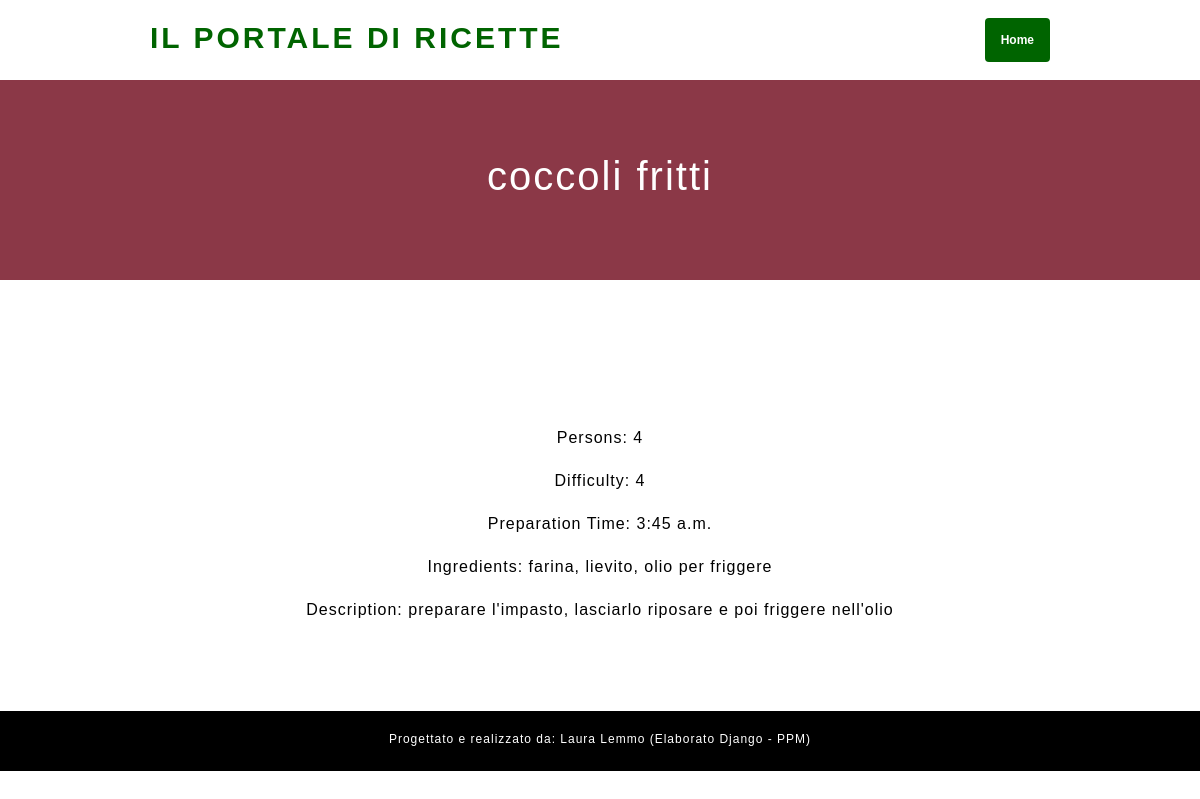
The app's page /recipe/5 with its own data.
### recipesharing/models.py (models this page shows)
class Recipe(models.Model):
    CHOICES = [
        ('APPETIZER', 'Antipasto'),
        ('FIRST', 'Primo'),
        ('SECOND', 'Secondo'),
        ('SIDE', 'Contorno'),
        ('DESSERT', 'Dolce'),
    ]
    id = models.AutoField(primary_key=True)
    title = models.TextField(max_length=100)
    persons = models.IntegerField(null=True)
    difficulty = models.IntegerField(null=True)
    category = models.CharField(max_length=10, choices=CHOICES, null=True)
    preparation_time = models.TimeField(null=True)
    ingredients = models.TextField(max_length=500, null=True)
    description = models.TextField(max_length=1000, null=True)
    user = models.ForeignKey(User, null=True, on_delete=models.CASCADE)
    class Meta:
        db_table = "recipes"

### recipesharing/views.py (the view)
# urls.py: path("recipe/<int:recipe_id>", views.recipeDetail, name="recipeDetail"),
def recipeDetail(request, recipe_id):
    recipe = Recipe.objects.get(id=recipe_id)
    is_favorite = False
    is_authenticated = request.user.is_authenticated
    if is_authenticated:
        is_favorite = Favorite.objects.filter(user=request.user, recipe=recipe).exists()
    context = {
        'recipe': recipe,
        'is_favorite': is_favorite,
        'is_authenticated': is_authenticated
    }
    return render(request, 'recipe/detail.html', context)

### templates/recipe/detail.html (shortened to what this page needs)
<!DOCTYPE html>
<html lang="en">
<head>
<link rel="stylesheet" href="https://cdn.jsdelivr.net/npm/bootstrap@4.3.1/dist/css/bootstrap.min.css">
</head>
<body>
    <div id="header">
        <h1>Il portale di ricette</h1>
        <div style="margin: auto; margin-right: 0;">
            <a class="badge badge-primary p-3" href="{% url 'index' %}">Home</a>
        </div>
    </div>
    <div style="height: 200px; background-color: #8b3847; text-align: center">
        <br><br><br>
        <h2 style="color: white">{{ recipe.title }}</h2>
    </div>
    <br><br><br><br>
    <div style="text-align: center">
        <br><br>
        {% block content %}
          <p>Persons: {{ recipe.persons }}</p>
          <p>Difficulty: {{ recipe.difficulty }}</p>
          <p>Preparation Time: {{ recipe.preparation_time }}</p>
          <p>Ingredients: {{ recipe.ingredients }}</p>
          <p>Description: {{ recipe.description }}</p>
        {% endblock %}
    </div>
<br><br><br>
    <div id="footer">
        <p style="color: white; font-size: 12px; padding-top: 15px;">Progettato e realizzato da: Laura Lemmo (Elaborato Django - PPM)</p>
    </div>
</body>
</html>

### templates/recipe/detail.html (style rules this page uses)
body { margin: 0px; font-family: sans-serif; }
#header { width: 75%; margin: auto; display: flex; height: 80px; }
#header h1 { text-transform: uppercase; color: darkgreen; font-size: 30px; letter-spacing: 3px; font-weight: bold; margin-top: revert; }
.badge-primary { background-color: darkgreen !important; }
h2 { font-size: 40px; letter-spacing: 2px; }
p { color: black; font-weight: 100; letter-spacing: 1px; line-height: 27px; }
#footer { text-align: center; background-color: black; height: 60px; }

### records on screen
Recipe: title "coccoli fritti", persons "4", difficulty "4", preparation_time "3:45 a.m.", ingredients "farina, lievito, olio per friggere", description "preparare l'impasto, lasciarlo riposare e poi friggere nell'olio"
